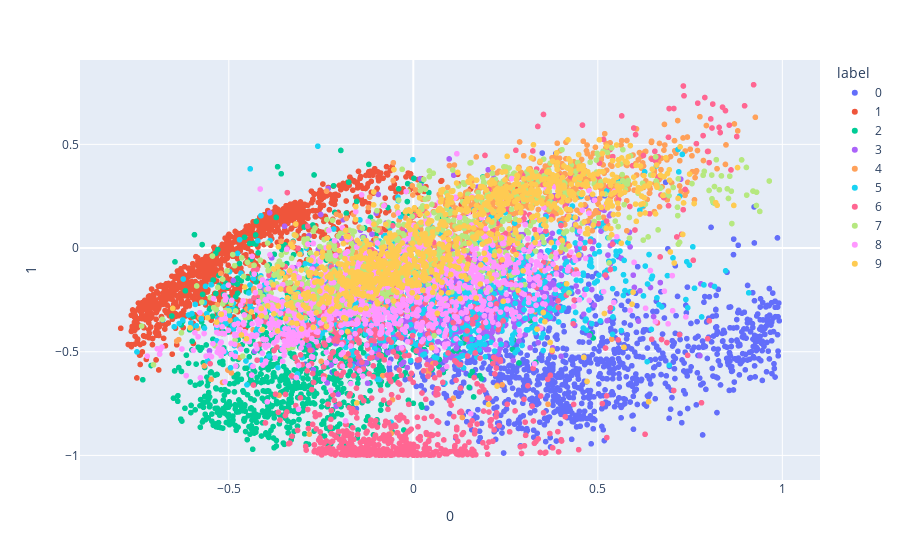

Notebook source saved alongside this figure:
### Code cell
px.scatter(latent_df, x = 0, y = 1, color = "label",
          category_orders={"label": ["0","1", "2", "3", "4", "5", "6", "7", "8", "9"]})

### Figure 1 — Plotly figure (JSON) as saved in the notebook; plotly's stock layout.template omitted (floating-point values rounded to 4 significant figures; data arrays with more than 128 entries replaced by an {"elided": "..."} marker saying what was removed)
{"data": [{"hovertemplate": "label=0<br>0=%{x}<br>1=%{y}<extra></extra>", "legendgroup": "0", "marker": {"color": "#636efa", "symbol": "circle"}, "mode": "markers", "name": "0", "showlegend": true, "type": "scattergl", "x": {"elided": "1001 float values"}, "xaxis": "x", "y": {"elided": "1001 float values"}, "yaxis": "y"}, {"hovertemplate": "label=1<br>0=%{x}<br>1=%{y}<extra></extra>", "legendgroup": "1", "marker": {"color": "#EF553B", "symbol": "circle"}, "mode": "markers", "name": "1", "showlegend": true, "type": "scattergl", "x": {"elided": "1127 float values"}, "xaxis": "x", "y": {"elided": "1127 float values"}, "yaxis": "y"}, {"hovertemplate": "label=2<br>0=%{x}<br>1=%{y}<extra></extra>", "legendgroup": "2", "marker": {"color": "#00cc96", "symbol": "circle"}, "mode": "markers", "name": "2", "showlegend": true, "type": "scattergl", "x": {"elided": "991 float values"}, "xaxis": "x", "y": {"elided": "991 float values"}, "yaxis": "y"}, {"hovertemplate": "label=3<br>0=%{x}<br>1=%{y}<extra></extra>", "legendgroup": "3", "marker": {"color": "#ab63fa", "symbol": "circle"}, "mode": "markers", "name": "3", "showlegend": true, "type": "scattergl", "x": {"elided": "1032 float values"}, "xaxis": "x", "y": {"elided": "1032 float values"}, "yaxis": "y"}, {"hovertemplate": "label=4<br>0=%{x}<br>1=%{y}<extra></extra>", "legendgroup": "4", "marker": {"color": "#FFA15A", "symbol": "circle"}, "mode": "markers", "name": "4", "showlegend": true, "type": "scattergl", "x": {"elided": "980 float values"}, "xaxis": "x", "y": {"elided": "980 float values"}, "yaxis": "y"}, {"hovertemplate": "label=5<br>0=%{x}<br>1=%{y}<extra></extra>", "legendgroup": "5", "marker": {"color": "#19d3f3", "symbol": "circle"}, "mode": "markers", "name": "5", "showlegend": true, "type": "scattergl", "x": {"elided": "862 float values"}, "xaxis": "x", "y": {"elided": "862 float values"}, "yaxis": "y"}, {"hovertemplate": "label=6<br>0=%{x}<br>1=%{y}<extra></extra>", "legendgroup": "6", "marker": {"color": "#FF6692", "symbol": "circle"}, "mode": "markers", "name": "6", "showlegend": true, "type": "scattergl", "x": {"elided": "1014 float values"}, "xaxis": "x", "y": {"elided": "1014 float values"}, "yaxis": "y"}, {"hovertemplate": "label=7<br>0=%{x}<br>1=%{y}<extra></extra>", "legendgroup": "7", "marker": {"color": "#B6E880", "symbol": "circle"}, "mode": "markers", "name": "7", "showlegend": true, "type": "scattergl", "x": {"elided": "1070 float values"}, "xaxis": "x", "y": {"elided": "1070 float values"}, "yaxis": "y"}, {"hovertemplate": "label=8<br>0=%{x}<br>1=%{y}<extra></extra>", "legendgroup": "8", "marker": {"color": "#FF97FF", "symbol": "circle"}, "mode": "markers", "name": "8", "showlegend": true, "type": "scattergl", "x": {"elided": "944 float values"}, "xaxis": "x", "y": {"elided": "944 float values"}, "yaxis": "y"}, {"hovertemplate": "label=9<br>0=%{x}<br>1=%{y}<extra></extra>", "legendgroup": "9", "marker": {"color": "#FECB52", "symbol": "circle"}, "mode": "markers", "name": "9", "showlegend": true, "type": "scattergl", "x": {"elided": "978 float values"}, "xaxis": "x", "y": {"elided": "978 float values"}, "yaxis": "y"}], "layout": {"legend": {"title": {"text": "label"}, "tracegroupgap": 0}, "margin": {"t": 60}, "xaxis": {"anchor": "y", "domain": [0, 1], "title": {"text": "0"}}, "yaxis": {"anchor": "x", "domain": [0, 1], "title": {"text": "1"}}}}
